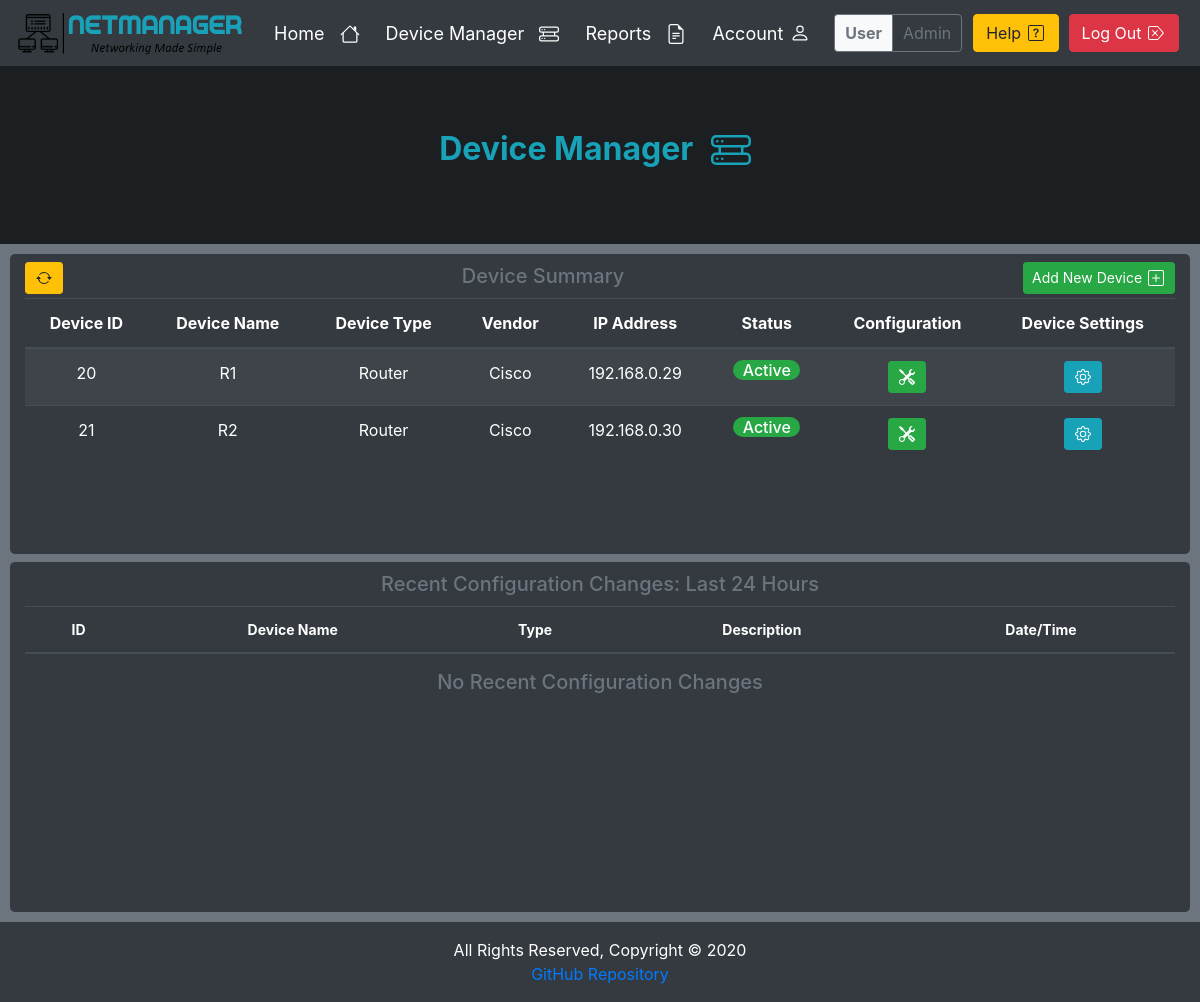
/devices/ (signed in), run on an earlier commit of the app's database.
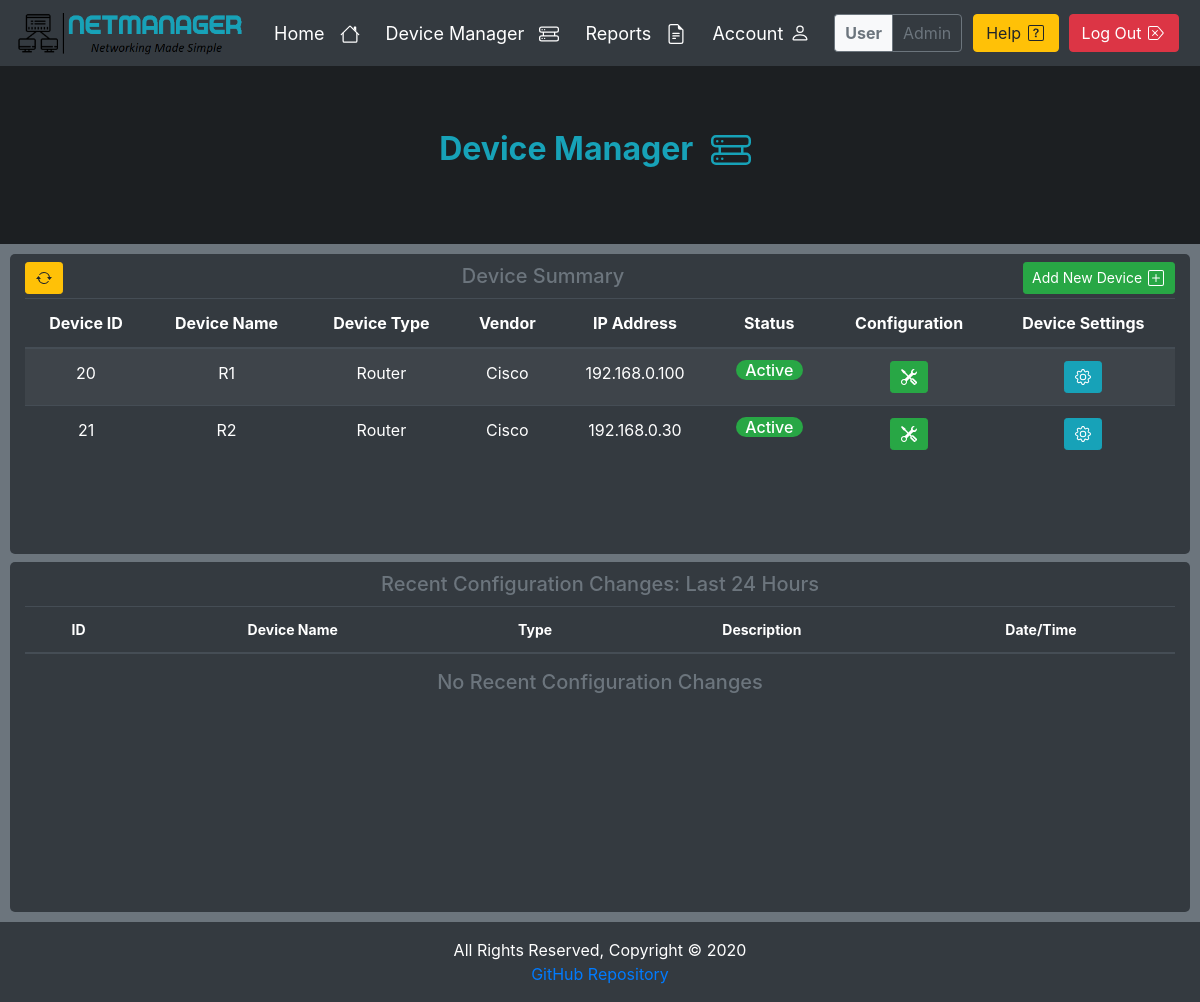
And on a later commit of the database.
### devices/models.py (models this page shows, shortened)
class Device(models.Model):
    id = models.AutoField(primary_key=True)
    user = models.ForeignKey(User, on_delete=models.CASCADE)
    name = models.CharField(max_length=250, null=False)
    type = models.CharField(max_length=250, null=False)
    host = models.CharField(max_length=250, null=False)
    vendor = models.CharField(max_length=250, null=False)
    location = models.CharField(max_length=250, default='Not Specified')
    contact = models.CharField(max_length=250, default='Not Specified')
    status = models.BooleanField(default=False, editable=False)

### devices/views/manager.py (the view, shortened to what this page needs)
# urls.py: path('', login_required(DeviceManager.as_view()), name='Device-Manager'),
class DeviceManager(View):
    form_class = DeviceForm
    template = 'device_manager.html'
    success_redirect = 'devices:Device-Manager'
    exception_redirect = 'accounts.Index'
    def get(self, request):
        form = self.form_class()
        user_devices = Device.objects.filter(user__username=request.user)
        date = datetime.datetime.now() - datetime.timedelta(days=1)
        audit_logs = Alert.objects.filter(user__username=request.user, date__gt=date)
        args = {'devices': user_devices, 'status': controller.connect_test(user_devices),
                'audit_logs': audit_logs, 'form': form}
        try:
            return render(request, self.template, args)
        except Exception as e:
            messages.error(request, 'Error - ' + str(e))
            return redirect(self.exception_redirect)

### devices/controllers/cisco_controller.py (called while the page is built)
def connect(device):
    device = {
        'device_type': 'cisco_ios',
        'ip': device.host,
        'username': Security.get_username(device),
        'password': Security.get_password(device),
        'secret': Security.get_secret(device),
        'port': 22,
    }
    return device

def connect_test(user_devices):
    for i in user_devices:
        try:
            c = ConnectHandler(**connect(i))
            i.status = True
            c.disconnect()
        except:
            i.status = False
        i.save()

### devices/models.py (called while the page is built)
    def get_username(self):
        username = Security.objects.filter(device=self.id).get().username
        return username

    def get_password(self):
        password = Security.objects.filter(device=self.id).get().password
        return password

    def get_secret(self):
        secret = Security.objects.filter(device=self.id).get().secret
        return secret

### templates/device_manager.html (shortened to what this page needs)
{% extends 'base.html' %}
{% block jumbotron %}
    <h2 class="text-info font-weight-bold">Device Manager
    </h2>
{% endblock %}
{% block body %}
    <div class="row mb-2">
        <div class="col widget table-responsive" style="min-height: 300px; max-height: 500px">
            <button type="button" class="btn btn-sm btn-warning d-inline-block float-left mt-2" id="refresh"
                    title="Refresh">
            </button>
            <h3 class="title d-inline-block">Device Summary</h3>
            <button class="btn btn-sm btn-success d-inline-block float-right mt-2" type="button" data-toggle="modal"
                    data-target="#addModal" aria-expanded="false" aria-controls="collapseOne" id="Add">
                Add New Device
            </button>
            <table class="table table-striped table-dark">
                <thead>
                <tr>
                    <th>Device ID</th>
                    <th>Device Name</th>
                    <th>Device Type</th>
                    <th>Vendor</th>
                    <th>IP Address</th>
                    <th>Status</th>
                    <th>Configuration</th>
                    <th>Device Settings</th>
                </tr>
                </thead>
                <tbody>
                {% for device in devices %}
                    <tr>
                        <td>{{ device.id }}</td>
                        <td>{{ device.name }}</td>
                        <td>{{ device.type }}</td>
                        <td>{{ device.vendor }}</td>
                        <td>{{ device.host }}</td>
                        <td id="status">
                            {% if device.status %}
                                <h6><span class="badge-pill badge-success">Active</span></h6>
                            {% else %}
                                <h6><span class="badge-pill badge-danger">Inactive</span></h6>
                            {% endif %}
                        </td>
                        <td>
                            {% if device.status %}
                                <a href="{% url 'devices:Device-Details' device_id=device.pk %}" type="button"
                                   class="btn btn-success btn-sm" title="Configure Interface">
                                </a>
                            {% endif %}
                        </td>
                        <td>
                            <a href="{% url 'devices:Device-Settings' device_id=device.pk %}" type="button"
                               class="btn btn-info btn-sm" title="Device Preferences">
                            </a>
                        </td>
                    </tr>
                {% endfor %}
            </tbody>
            </table>
        </div>
    </div>
    <div class="row">
        <div class="col widget table-responsive" style="min-height: 350px; max-height: 750px">
            <h3 class="title">Recent Configuration Changes: Last 24 Hours</h3>
            <table class="table table-striped table-dark" style="font-size: 14px">
                <thead>
                <tr>
                    <th>ID</th>
                    <th>Device Name</th>
                    <th>Type</th>
                    <th>Description</th>
                    <th>Date/Time</th>
                </tr>
                </thead>
                {% for log in audit_logs %}
                    <tr>
                        <td>{{ log.id }}</td>
                        <td>{{ log.device }}</td>
                        <td>{{ log.type }}</td>
                        <td>{{ log.description }}</td>
                        <td>{{ log.date }} {{ log.time }}</td>
                        {% empty %}
                    </table>
                    <h4 class="title">No Recent Configuration Changes</h4>
                {% endfor %}
        </div>
    </div>
{% endblock %}

What changed in the data, as far as the page shows it:
changed Device id 20: host "192.168.0.29" → "192.168.0.100"
